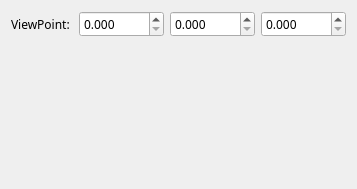
         <widget class="QWidget" name="CRH">
          <layout class="QVBoxLayout" name="verticalLayout_9">
           <item>
            <layout class="QHBoxLayout" name="horizontalLayout_18">
             <item>
              <widget class="QLabel" name="label_17">
               <property name="font">
                <font>
                 <family>微软雅黑</family>
                </font>
               </property>
               <property name="text">
                <string>ViewPoint: </string>
               </property>
              </widget>
             </item>
             <item>
              <widget class="QDoubleSpinBox" name="dspin_vpx2">
               <property name="font">
                <font>
                 <family>微软雅黑</family>
                </font>
               </property>
               <property name="decimals">
                <number>3</number>
               </property>
               <property name="maximum">
                <double>99999.000000000000000</double>
               </property>
              </widget>
             </item>
             <item>
              <widget class="QDoubleSpinBox" name="dspin_vpy2">
               <property name="font">
                <font>
                 <family>微软雅黑</family>
                </font>
               </property>
               <property name="decimals">
                <number>3</number>
               </property>
               <property name="maximum">
                <double>99999.000000000000000</double>
               </property>
              </widget>
             </item>
             <item>
              <widget class="QDoubleSpinBox" name="dspin_vpz2">
               <property name="font">
                <font>
                 <family>微软雅黑</family>
                </font>
               </property>
               <property name="decimals">
                <number>3</number>
               </property>
               <property name="maximum">
                <double>99999.000000000000000</double>
               </property>
              </widget>
             </item>
            </layout>
           </item>
           <item>
            <spacer name="verticalSpacer_5">
             <property name="orientation">
              <enum>Qt::Vertical</enum>
             </property>
             <property name="sizeHint" stdset="0">
              <size>
               <width>20</width>
               <height>141</height>
              </size>
             </property>
            </spacer>
           </item>
          </layout>
         </widget>
